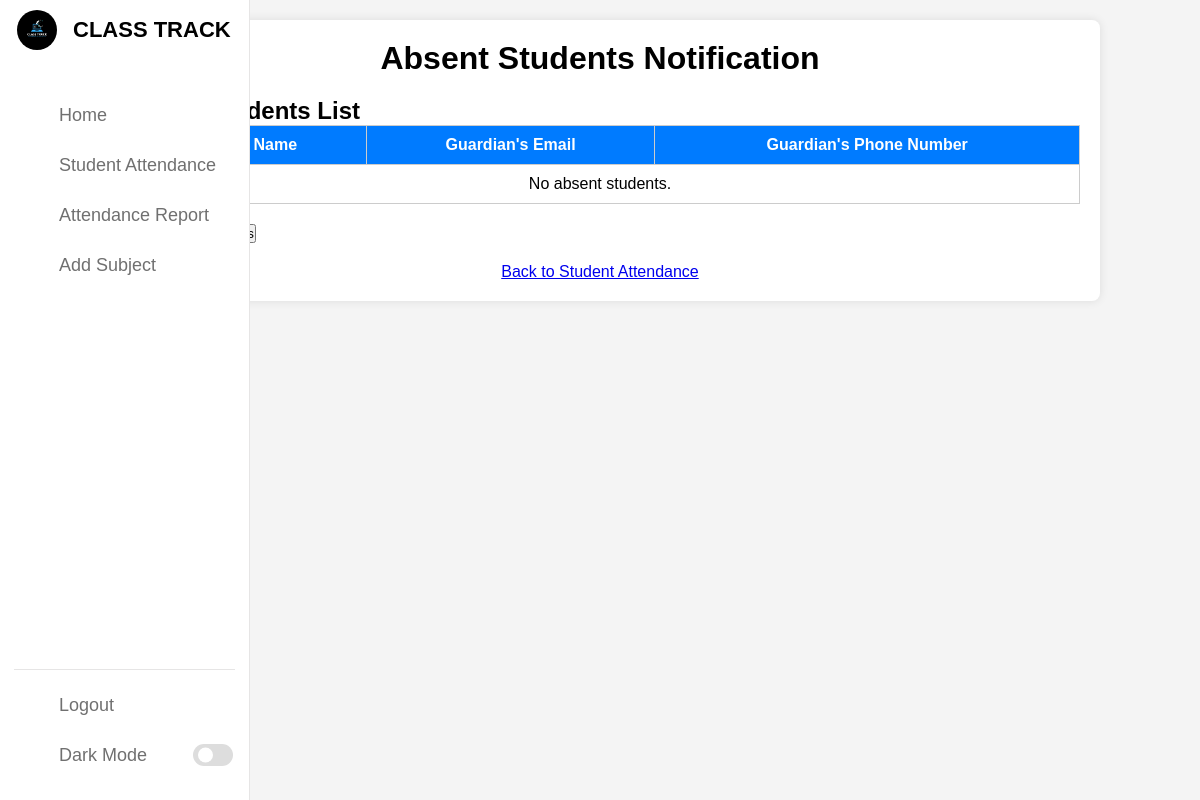
The app's page /savedraft.php, older data.
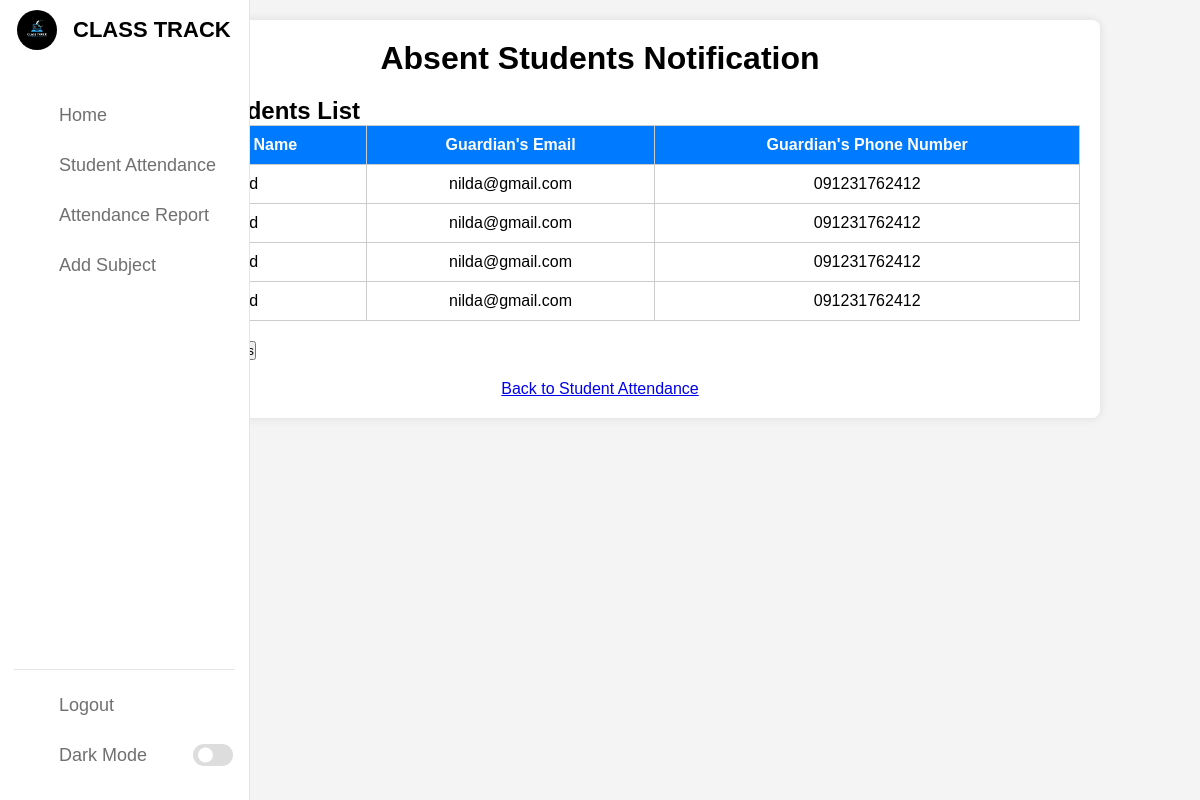
The same page, newer data.
### tables this page shows
CREATE TABLE `students` (
  `id` int(11) NOT NULL AUTO_INCREMENT,
  `student_name` varchar(100) DEFAULT NULL,
  `section` varchar(50) DEFAULT NULL,
  `guardian_email` varchar(100) DEFAULT NULL,
  `guardian_phone` varchar(15) DEFAULT NULL,
  PRIMARY KEY (`id`),
  KEY `section` (`section`)
);

### savedraft.php (the view, shortened to what this page needs)
<?php
require_once("dbconnection.php");
$sql = "SELECT s.student_name, s.guardian_email, s.guardian_phone
        FROM students s
        JOIN attendance a ON s.id = a.student_id
        WHERE a.attendance_status = 'Absent'";
$result = $conn->query($sql);
$rows = [];
if ($result->num_rows > 0) {
    while ($row = $result->fetch_assoc()) {
        $rows[] = $row;
    }
} else {
    $rows = [];
}
?>
<!DOCTYPE html>
<html lang="en">
<head>
    <link rel="stylesheet" href="css/savedraft.css">
</head>
<body>
<nav>
        <div class="logo-name">
            <div class="logo-image">
               <img src="image/classtrack.png" alt="">
            </div>
            <span class="logo_name">CLASS TRACK</span>
        </div>
        <div class="menu-items">
            <ul class="nav-links">
                <li><a href="home.php">
                    <i class="uil uil-estate"></i>
                    <span class="link-name">Home</span>
                </a></li>
                <li><a href="studentdata.php">
                <i class="uil uil-user"></i>
                    <span class="link-name">Student Attendance</span>
                </a></li>
                <li><a href="attendancereport.php">
                    <i class="uil uil-clipboard"></i>
                    <span class="link-name">Attendance Report</span>
                </a></li>
                <li><a href="subject.php">
                <i class="uil uil-subject"></i>
                    <span class="link-name">Add Subject</span>
                </a></li>
            </ul>
            <ul class="logout-mode">
                <li><a href="login.php">
                    <i class="uil uil-signout"></i>
                    <span class="link-name">Logout</span>
                </a></li>
                <li class="mode">
                    <a href="#">
                        <i class="uil uil-moon"></i>
                    <span class="link-name">Dark Mode</span>
                </a>
                <div class="mode-toggle">
                  <span class="switch"></span>
                </div>
            </li>
            </ul>
        </div>
    </nav>
    <div class="container">
        <h1>Absent Students Notification</h1>
        <div class="students-list">
            <h2>Absent Students List</h2>
            <table class="students-table">
                <thead>
                    <tr>
                        <th>Student Name</th>
                        <th>Guardian's Email</th>
                        <th>Guardian's Phone Number</th>
                    </tr>
                </thead>
                <tbody>
                    <?php if (!empty($rows)): ?>
                        <?php foreach ($rows as $row): ?>
                            <tr>
                                <td><?php echo htmlspecialchars($row['student_name']); ?></td>
                                <td><?php echo htmlspecialchars($row['guardian_email']); ?></td>
                                <td><?php echo htmlspecialchars($row['guardian_phone']); ?></td>
                            </tr>
                        <?php endforeach; ?>
                    <?php else: ?>
                        <tr>
                            <td colspan="3">No absent students.</td>
                        </tr>
                    <?php endif; ?>
                </tbody>
            </table>
        </div>
        <div class="form-group">
            <button onclick="generateEmails()">Generate Email Drafts</button>
        </div>
        <a href="studentdata.php" class="back-link">Back to Student Attendance</a>
    </div>
</body>
</html>

Row changes from the older to the newer data that the page shows:
added students: guardian_email "nilda@gmail.com", guardian_phone "091231762412"
Text that changed along with them:
text no longer shown: "No absent students."
